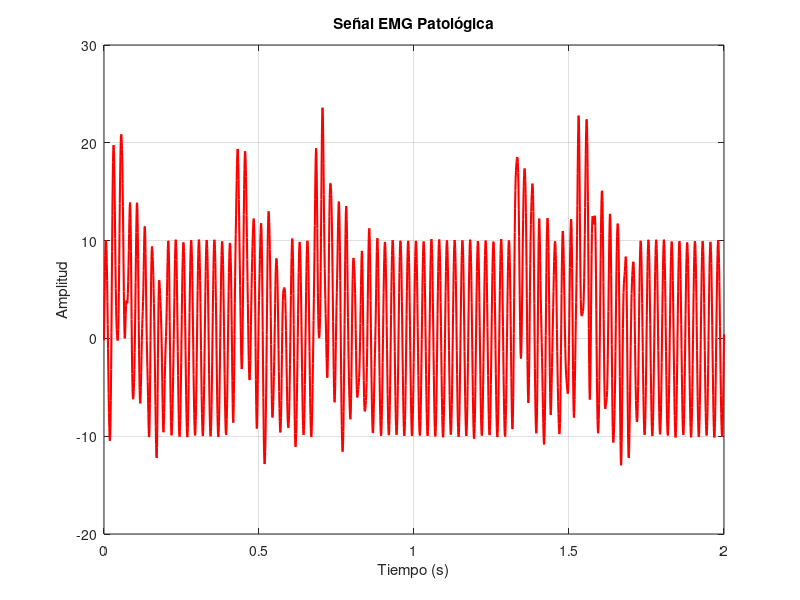

Reproduce this figure in MATLAB.
%%% Señal Sintética Patológica

clear all;
close all;
clc

fs = 1000; 
d = 2;
t = 0:1/fs:d; 

% Parámetros de la señal patológica
A = 10; 
f_base = 40;
ruido = 0.2; 

% Señal base con actividad rápida y más ruido
EMG = A * sin(2 * pi * f_base * t) + ruido * randn(1, length(t));

% Introducir picos aleatorios que simulan descargas musculares
ev = 5; 
sd = 0.05;

for i = 1:ev
    inxI = randi([1, length(t) - 200]); % Inicio aleatorio 
    inxF = inxI + 200; % Duración de evento
    act = t(inxI:inxF);
    
    env = exp(-((act - act(1)).^2) / (2 * sd^2)); % Envolvente más aguda
    spikes = 5 * randn(1, length(act)); 
    EMG(inxI:inxF) = EMG(inxI:inxF) + A * env + spikes;
end

% Filtrar señal, pero permitiendo más actividad de alta frecuencia
fc = 100;
[b, a] = butter(4, fc / (fs / 2), 'low'); 
EMG_filtrada = filtfilt(b, a, EMG);

% Visualización de la señal
figure, plot(t, EMG_filtrada, 'r', 'LineWidth', 1.5)
title('Señal EMG Patológica')
xlabel('Tiempo (s)')
ylabel('Amplitud')
grid on

